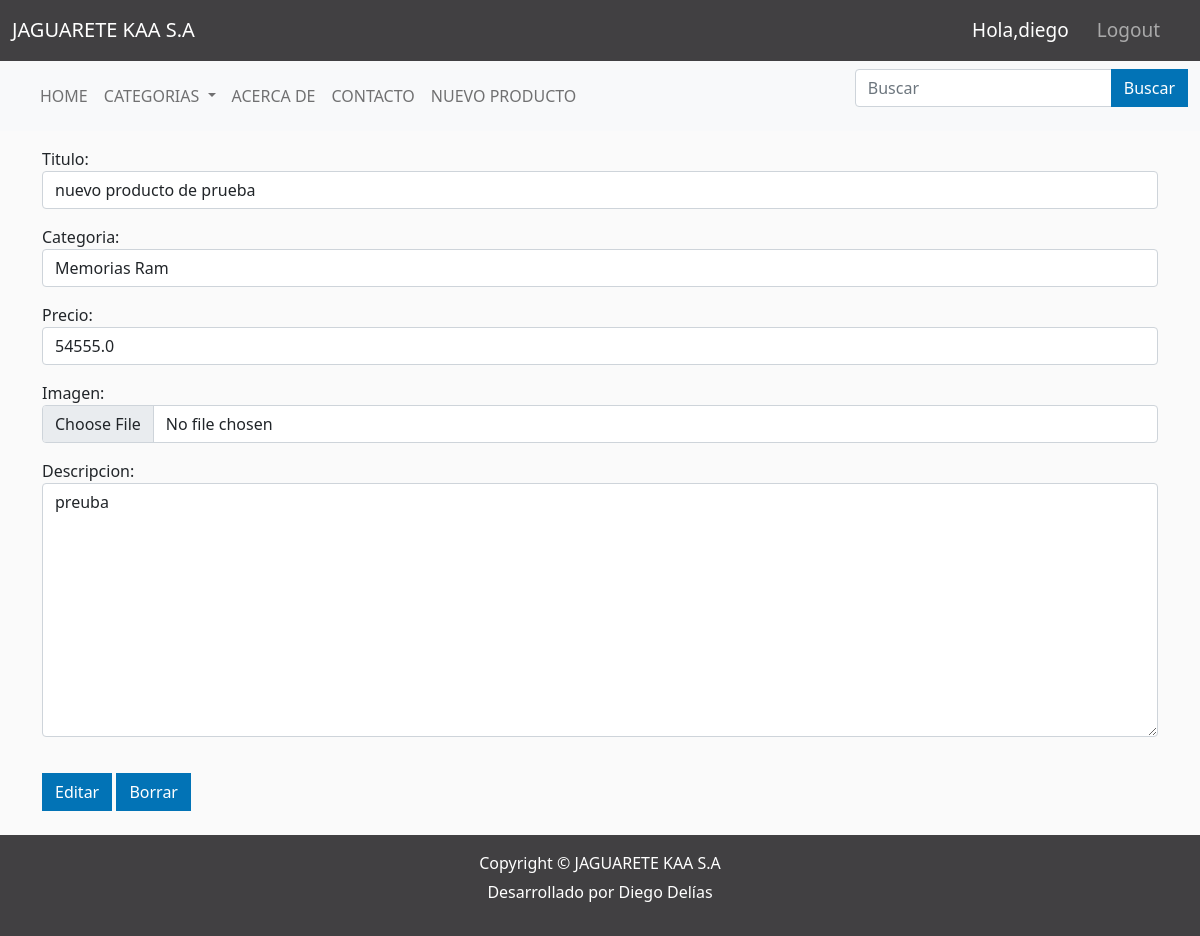
The page /actualizarProducto/46 (signed in) on the database its author committed.
### main/models.py (models this page shows, shortened)
class Producto(models.Model):
    titulo = models.CharField(max_length= 255, null=True)
    imagen = models.ImageField(default="noimage.png" , null=True ,blank=True)
    descripcion =  models.TextField(null=True ,blank=True)
    precio = models.FloatField()
    categoria = models.ForeignKey( Categoria , null=True , on_delete=models.CASCADE)
    fecha_alta = models.DateTimeField(default=now, editable=False)

class Categoria(models.Model):
    descripcion =  models.CharField(max_length= 255, null=True)
    def __str__(self):
        return self.descripcion

### main/decorators.py (the view)
        def wrapper_func(request, *args, **kwargs):
            group = None
            if request.user.groups.exists():
                group = request.user.groups.all()[0].name
            if group in allowed_roles:
                return view_func(request, *args, **kwargs)
            else:
                return HttpResponse('No está autorizado a ver esta pagina')

### main/forms.py
class ProductoForm(forms.ModelForm):
    class Meta:
        model = Producto
        fields = ['titulo','categoria', 'precio', 'imagen' ,'descripcion']
        widgets = {
            'titulo': forms.TextInput(attrs={'class': 'form-control'}),
            'categoria' : forms.Select(attrs={'class': 'form-control'}),
            'precio' : forms.NumberInput(attrs={'class': 'form-control'}),
            'imagen':  forms.FileInput(attrs={'class': 'form-control'}),
            'descripcion': forms.Textarea(attrs={'class': 'form-control'}),
        }

### main/templatetags/user_tags.py (called while the page is built)
@register.filter('has_group')
def has_group(user, group_name):
    groups = user.groups.all().values_list('name', flat=True)
    return True if group_name in groups else False

### main/views.py (called while the page is built)
@permitir_usuarios(['moderador'])
def actualizarProducto(request, id):
    producto = Producto.objects.get(id= id)
    form = ProductoForm(instance=producto)
    if request.method == 'POST':
        form = ProductoForm(request.POST ,request.FILES, instance=producto)
        if form.is_valid():
            form.save()
            messages.success(request, ' El producto fue editado correctamente ' )
            return redirect('/')
    context = {'form': form , 'producto': producto , "lista_categorias": Categoria.objects.all()}
    return render(request , 'paginas/editarProducto.html', context)

### main/templates/paginas/editarProducto.html (shortened to what this page needs)
{% extends 'paginas/layout.html' %}
{% block content %}
<nav class="navbar navbar-expand-lg navbar-light bg-light">
  <div class="container-fluid">
    <div class=" collapse navbar-collapse" id="navbarSupportedContent">
      <ul class=" navbar-nav me-auto mb-2 mb-lg-0  ">
        <li  class="nav-item">
          <a class="nav-link " aria-current="page" href="{%  url 'main:index'  %}">HOME</a>
        </li>
        <li  class="nav-item">
          <div style="width:100%;" class="dropdown">
              <a type="button" class="nav-link dropdown-toggle" data-toggle="dropdown">
              CATEGORIAS
              </a>
          </div>
      </li>
        <li class="nav-item">
          <a style="width:100%;" class="nav-link " href="{%  url 'main:AcercaDe'  %}" tabindex="-1" aria-disabled="true">ACERCA DE</a>
        </li>
        <li class="nav-item">
          <a style="width:100%;" class="nav-link " href="{%  url 'main:Contacto'  %}" tabindex="-1" aria-disabled="true">CONTACTO</a>
        </li>
        {% if request.user.is_staff %}
        <li  class="nav-item">
          <a class="nav-link " href="{%  url 'main:nuevoProducto'  %}" tabindex="-1" aria-disabled="true">NUEVO PRODUCTO</a>
        </li>
        {% endif %}
      </ul>
      <form class=" d-flex" method="get" action= "{% url 'main:filtro_por_palabra' %}">
        <div class="input-group mb-3">
          <input type="text" class="form-control mr-sm-2" placeholder="Buscar" aria-label="Recipient's username" aria-describedby="basic-addon2" name="q">
            <button class="btn btn-primary my-2 my-sm-0" type="submit">Buscar</button>
        </div>
      </form>
    </div>
  </div>
</nav>
  <div class="container">
    <div class="col-md-12 mt-3 mb-4">
<form action="" method="POST" enctype="multipart/form-data">
    {{form.as_p}}
    <input class="btn btn-primary" type="submit" name="Submit" value="Editar">
    <a href="{% url 'main:borrarProducto'  producto.id %}"class="btn btn-primary">Borrar</a>
</form>
</div>
</div>
{% endblock content %}

### main/templates/paginas/navbar.html (shortened to what this page needs)
{% load static %}
{% load user_tags %}
<nav class="navbar navbar-expand-lg navbar-dark bg-dark ">
    <div class="container-fluid">
      <a class="navbar-brand" href="{% url 'main:index' %}">JAGUARETE KAA S.A</a>
      <div>
        <ul style="display:flex;"class="navbar-nav ms-auto mb-2 mb-lg-0 ">
          {% if user.is_authenticated %}
          <li class="nombreLogout nav-item">
            <span class="hello-msg">Hola,{{request.user}}</span>
            <span  class="hello-msg"><a class="nav-link " aria-current="page" href="{% url 'main:logout' %}">Logout</a> </span>
          </li>
          {% endif %}
        </ul>
      </div>
    </div>
  </nav>

### static/css/main.css (style rules this page uses)
body { margin: 0; padding: 0; background-color: hsl(0, 0%, 98%); }
.bg-dark { background-color: #414042 !important; }
.btn-primary { color:#fff; background-color: #0273B6; border-color: #0273B6; }
.btn { border-radius: 0; }
@media (min-width: 992px) { .btn { margin-top:20px; } }

### main/templates/paginas/navbar.html (style rules this page uses)
.hello-msg { font-size: 19px; color: #fff; margin-right: 20px; }
.bg-dark { background-color: #414042 !important; }
.nav-item { display:flex; align-items: center; }

### rows shown on the page
Producto: titulo "nuevo producto de prueba", categoria "Memorias Ram", precio "54555.0"
Categoria: descripcion "preuba"

### other values the page prints
{{ request.user }} "diego"
